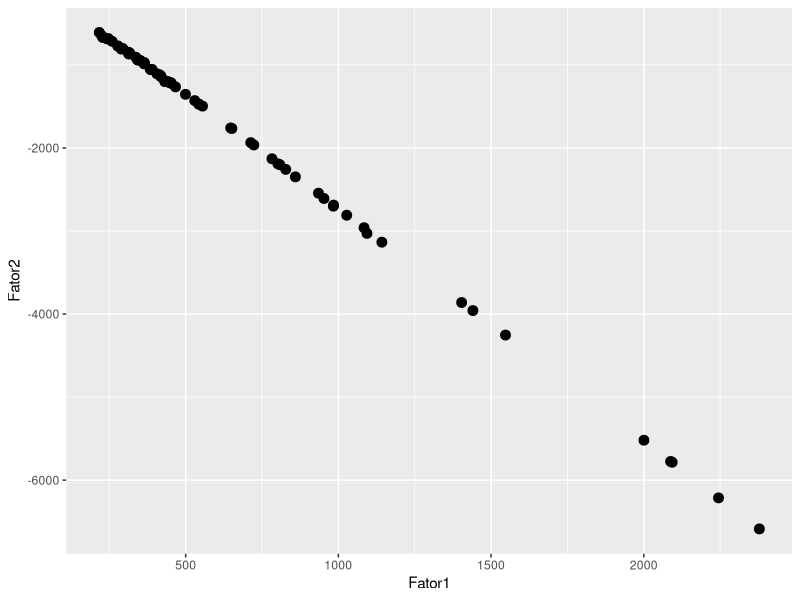
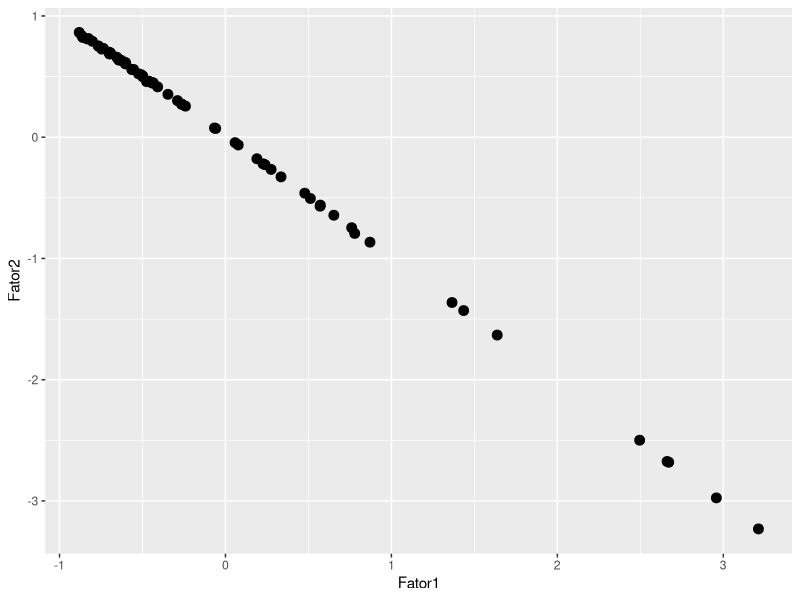
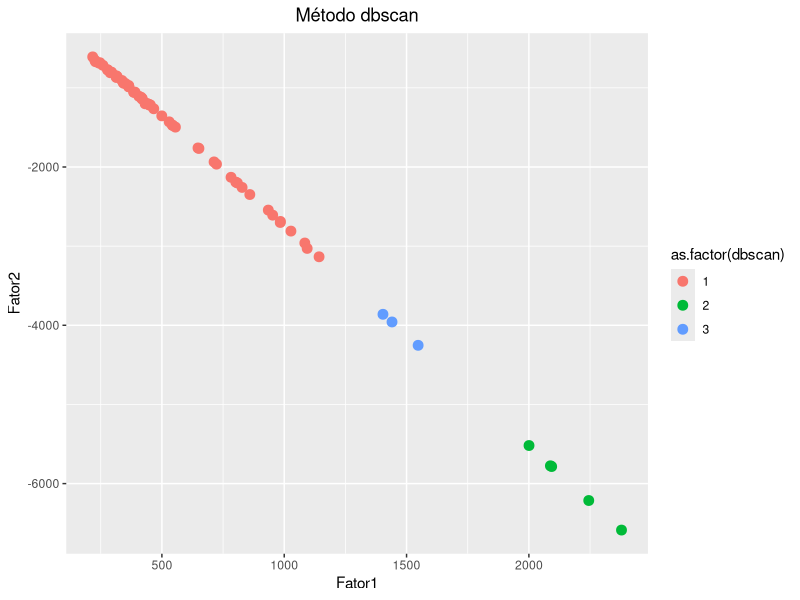

The R source for these figures, in order: (Note: this script raises an error after producing the figures.)
########################################
#
#   CHAMANDO BIBLIOTECAS IMPORTANTES
#
########################################

# --
# Instalando e carregando pacotes -----------------------------------------

pacotes <- c("tidyverse",   # pacote para manipulacao de dados
             "cluster",     # algoritmo de cluster
             "dendextend",  # compara dendogramas
             "factoextra",  # algoritmo de cluster e visualizacao
             "fpc",         # algoritmo de cluster e visualizacao
             "gridExtra",   # para a funcao grid arrange
             "readxl",      # 
             "writexl")     # salvar em excel


if(sum(as.numeric(!pacotes %in% installed.packages())) != 0){
  instalador <- pacotes[!pacotes %in% installed.packages()]
  for(i in 1:length(instalador)) {
    install.packages(instalador, dependencies = T)
    break()}
  sapply(pacotes, require, character = T) 
} else {
  sapply(pacotes, require, character = T) 
}



########################################
#
# https://www.r-bloggers.com/2021/04/cluster-analysis-in-r/
# http://www.sthda.com/english/wiki/wiki.php?id_contents=7940#:~:text=dbscan()%20shows%20a%20statistic,%3D%200.15%20and%20MinPts%20%3D%205.
# https://medium.com/towards-data-science/density-based-clustering-dbscan-vs-hdbscan-39e02af990c7
########################################

## diretório de trabalho
setwd("C:/Users/Renato/OneDrive/github/_tcc/2_cluster")

#Carregar base de dados: 
censo <- as.data.frame(read_excel("_dta/fatores_e_ranking_final_2.xlsx"))


#pegando os dados que usaremos
fatores <- censo %>% 
  select(ID, Fator1, Fator2)

#para visualizar no plano
fatores %>% ggplot() +
  geom_point(aes(x = Fator1,
                 y = Fator2),
             size = 3)

#Transformar o nome 
rownames(fatores) <- fatores[,1]
fatores <- fatores[,-1]

#Padronizar variaveis
fatores_pad <- scale(fatores) # aqui não precisava fazer isso

#para visualizar no plano
fatores_pad %>% ggplot() +
  geom_point(aes(x = Fator1,
                 y = Fator2),
             size = 3)


# --
### método dbscan

#Calcular o Cluster
dbscan <- fpc::dbscan(fatores_pad,eps = 0.56, MinPts = 3)

fatores$dbscan <- dbscan$cluster

#visualizando em cores os clusters
fatores %>% ggplot() +
  geom_point(aes(x = Fator1,
                 y = Fator2,
                 color = as.factor(dbscan)),
             size = 3) + 
  ggtitle("Método dbscan")+
  theme(plot.title = element_text(hjust = 0.5))
# salvando em .png
dev.print(file = '_out/figures/dbscan_plot.png',
          device = png, width = 1024, height = 768, res = 2*72)
# --
# Análise de variância de um fator (ANOVA)
# ANOVA da variável 'fator1'
summary(anova_fator1 <- aov(formula = Fator1 ~ dbscan,
                                data = fatores))

sink(file = '_out/output/anova_fator1_dbscan.txt')
print(summary(anova_fator1 <- aov(formula = Fator1 ~ dbscan, data = fatores)))
sink()

# ANOVA da variável 'fator2'
summary(anova_fator2 <- aov(formula = Fator2 ~ dbscan,
                            data = fatores))

sink(file = '_out/output/anova_fator2_dbscan.txt')
print(summary(anova_fator2 <- aov(formula = Fator2 ~ dbscan, data = fatores)))
sink()

fatores
# --
#salvando xlsx modelo final
write_xlsx(fatores,"_out/output/dbscan_cluster.xlsx")
